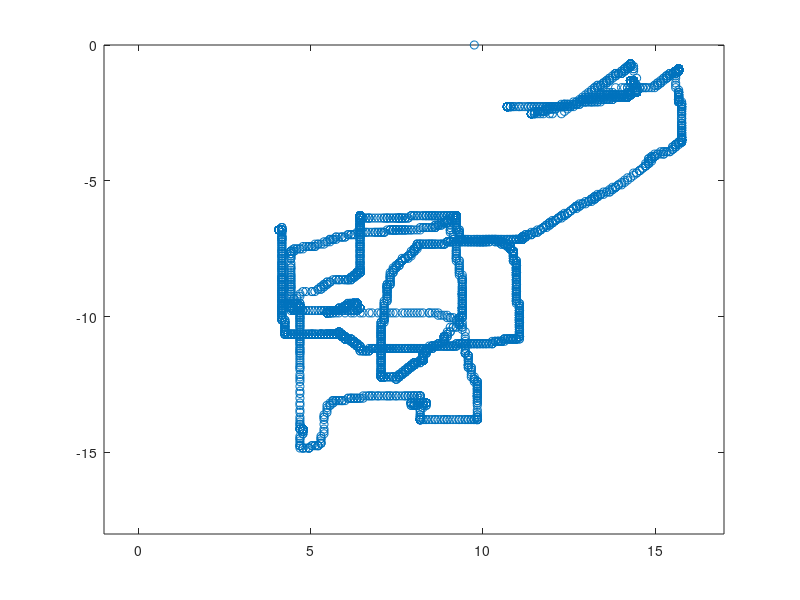
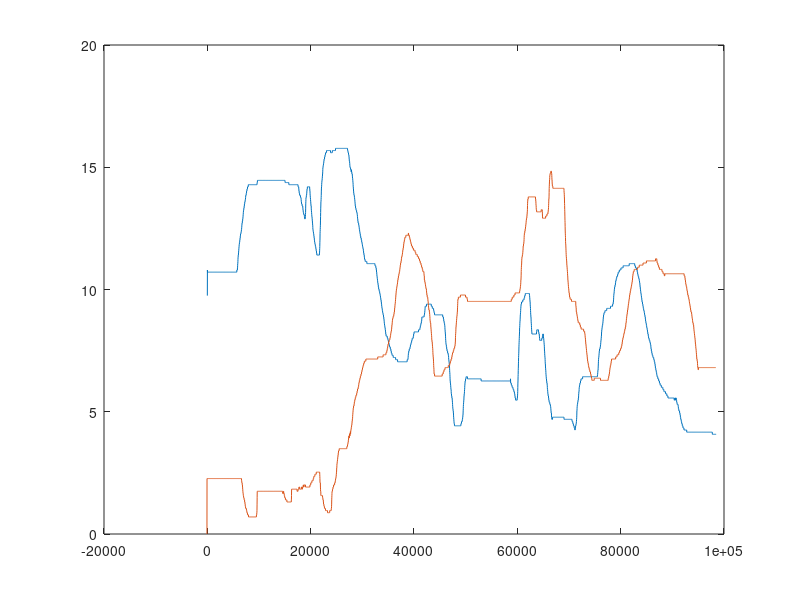

These figures' MATLAB source, in order:
%clear all;
close all;
timeLog = importdata('timeLog.txt');
xLog = importdata('xLog.txt');
yLog = importdata('yLog.txt');
%A=A(A>300)-360
endpoint=min([length(timeLog),length(xLog),length(yLog)])
for k=1:length(timeLog)
    if timeLog(k)>=180;
        timeLog(k)=timeLog(k)-360;
    end
end
figure;plot(xLog,-yLog, 'o');
xlim([-1 17])
ylim([-18 0])
set(gcf,'Position',[100 0 800 800])

%figure;plot(D(1,1:endpoint),C(1,1:endpoint));
figure;plot(timeLog-timeLog(1),xLog);
hold on
plot(timeLog,yLog);